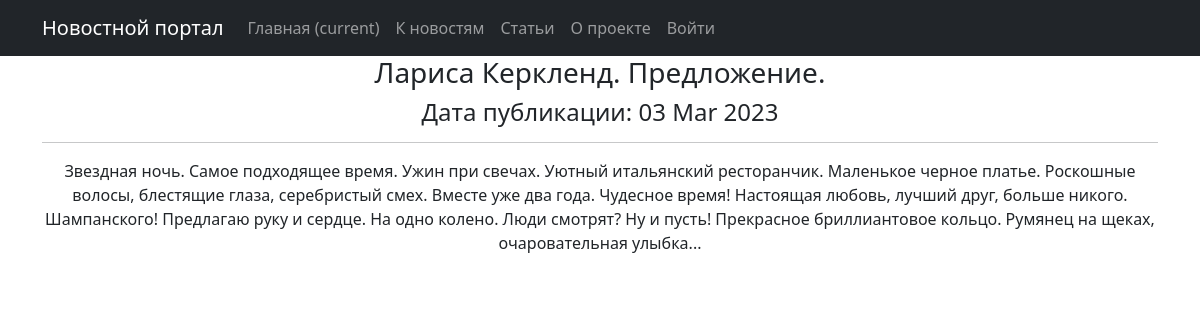
The page /posts/2 on the database its author committed.
### news/models.py (models this page shows, shortened)
class Post(models.Model):
    author = models.ForeignKey(Author, on_delete=models.CASCADE)
    content = models.CharField(max_length=2, choices=CONTENTS)
    time_in = models.DateTimeField(auto_now_add=True)
    category = models.ManyToManyField(Category, through='PostCategory')
    title = models.CharField(max_length=255,)
    content_text = models.TextField()
    content_rate = models.IntegerField(default=1)

### news/views.py (the view)
# urls.py: path('<int:pk>', PostDetail.as_view(), name='post_detail'),
class PostDetail(DetailView):
    model = Post
    template_name = 'post.html'
    context_object_name = 'post'
    queryset = Post.objects.all()
    def get_object(self, *args, **kwargs):
        obj = cache.get(f'post-{self.kwargs["pk"]}', None)
        if not obj:
            obj = super().get_object(queryset=self.queryset)
            cache.set(f'post-{self.kwargs["pk"]}', obj)
        return obj

### news/templatetags/custom_filters.py (called while the page is built)
@register.filter()
@stringfilter #чтобы не вызывать ошибки, приведем в строку
def censor(value, bad_words = bad_list):
    words = value.split()#разделим строку
    new_line=''
    for word in words:
        if word.lower() in bad_words in bad_words:
            new_line += word[0] #если да, первый символ оставляем
            for i in word[1:]:
                new_line += '*'#остальные заменяем на *
            new_line += ' '
        elif (word[:-1].lower()) in bad_words:
            new_line += word[0]
            for i in word[1:-1]:
                new_line += '*'
            new_line += (word[-1] + ' ')
        else:
            new_line += (word + ' ')
    return new_line.rstrip()

### templates/post.html (shortened to what this page needs)
{% extends 'flatpages/default.html' %}
{% load custom_filters %}
{% block content %}
    <h3> {{ post.title|censor }}</h3>
    <h4>Дата публикации: {{post.time_in|date:'d M Y'}}</h4>
    <hr>
    {{ post.content_text|censor }}
{% endblock content %}

### rows shown on the page
Post: title|censor "Лариса Керкленд. Предложение.", time_in "03 Mar 2023", content_text|censor "Звездная ночь. Самое подходящее время. Ужин при свечах. Уютный итальянский ресторанчик. Маленькое черное платье. Роскошные волосы, блестящие глаза, серебристый смех. Вместе уже два года. Чудесное время! Настоящая любовь, лучший друг, больше никого. Шампанского! Предлагаю руку и сердце. На одно колено. Люди смотрят? Ну и пусть! Прекрасное бриллиантовое кольцо. Румянец на щеках, очаровательная улыбка..."
